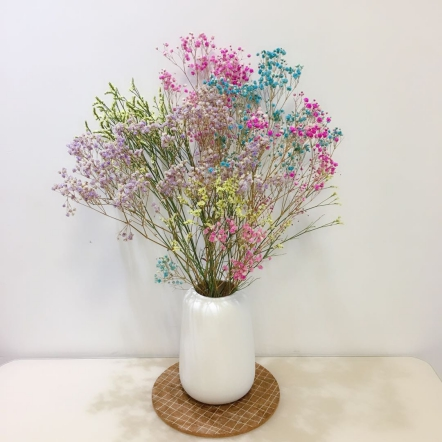
#> input picture flower.jpg, 442 x 442 px
$ python '30.Matplotlib绘制RGB图像直方图.py'
#> lines starting #> are read from the running program, lines starting #| are printed output that depends on the picture
import cv2
import sys
from matplotlib import pyplot as plt


if __name__ == '__main__':
    img = cv2.imread('flower.jpg')
#> img is the input picture: shape (442, 442, 3); mean B, G, R 190.5, 198.3, 205.4
    if img is None:
        print('Failed to read img')
        sys.exit()
    color = ('b', 'g', 'r')
    for i, col in enumerate(color):
        hist_item = cv2.calcHist([img], [i], None, [256], [0, 256])
        print(hist_item.shape)
        plt.plot(hist_item, color=col)
    cv2.imshow('img', img)
    plt.show()
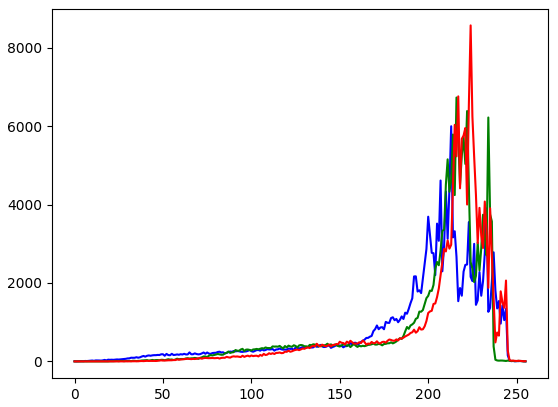
#> figure drawn by matplotlib, 1 panel; curve peaks at x = 213, y = 5997; curve peaks at x = 216, y = 6730; curve peaks at x = 224, y = 8569
    cv2.waitKey(0)
    cv2.destroyAllWindows()

$ run again, with ColorSaltPepperImage.jpg copied over flower.jpg
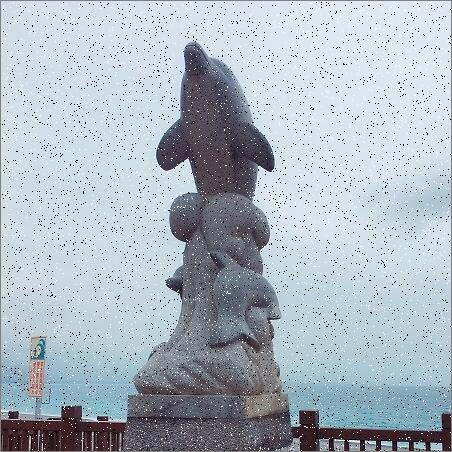
#> input picture ColorSaltPepperImage.jpg, 452 x 452 px
#> img is the input picture: shape (452, 452, 3); mean B, G, R 192.2, 182.3, 170.6
#> `plt.show()`:
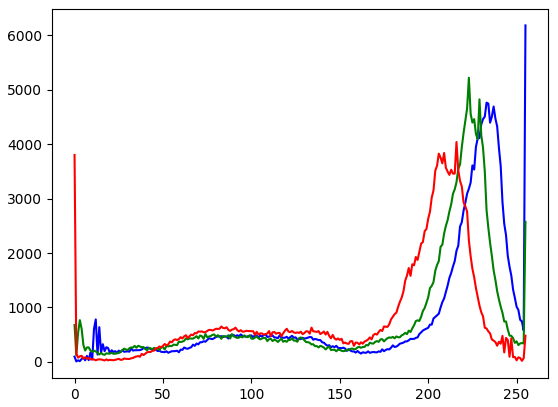
#> figure drawn by matplotlib, 1 panel; curve peaks at x = 255, y = 6184; curve peaks at x = 223, y = 5222; curve peaks at x = 216, y = 4041

$ run again, with Compare_Hist_1.jpg copied over flower.jpg
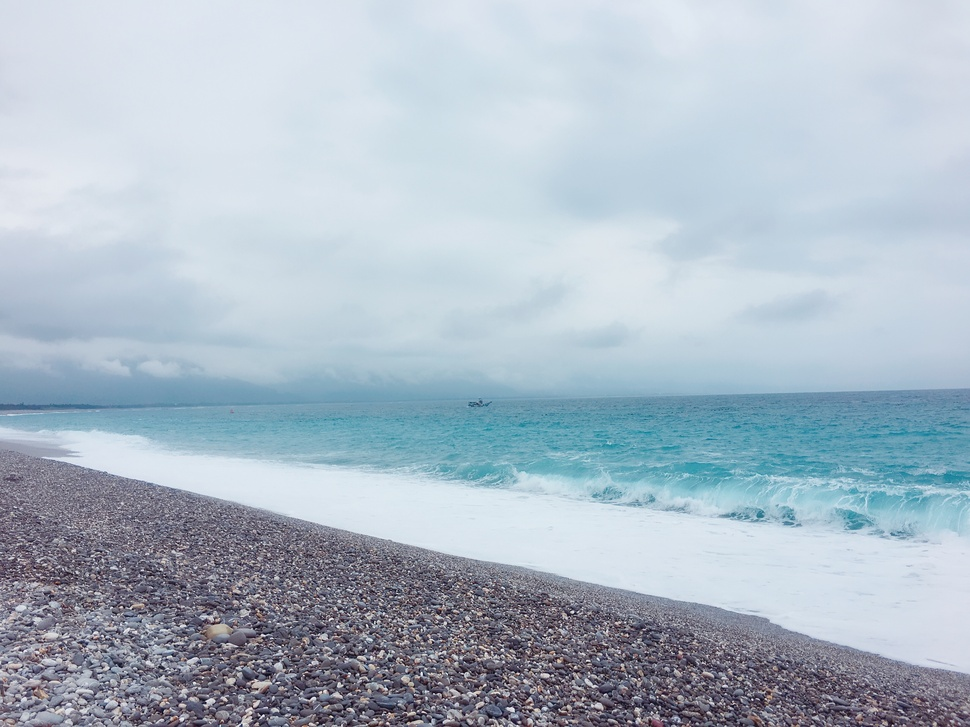
#> input picture Compare_Hist_1.jpg, 970 x 727 px, shrunk from 3264 x 2448 before the run
#> img is the input picture: shape (727, 970, 3); mean B, G, R 198.7, 186, 171.7
#> `plt.show()`:
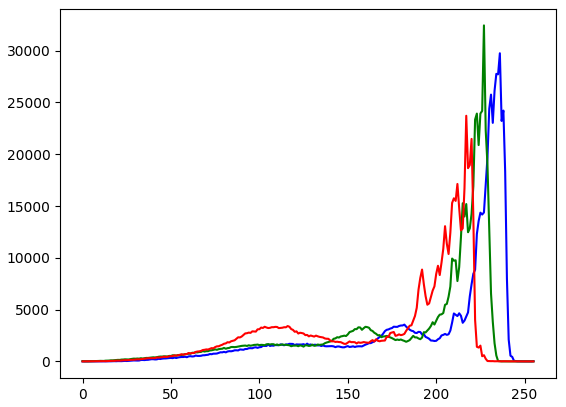
#> figure drawn by matplotlib, 1 panel; curve peaks at x = 236, y = 29751; curve peaks at x = 227, y = 32441; curve peaks at x = 217, y = 23716

$ run again, with Compare_Hist_2.jpg copied over flower.jpg
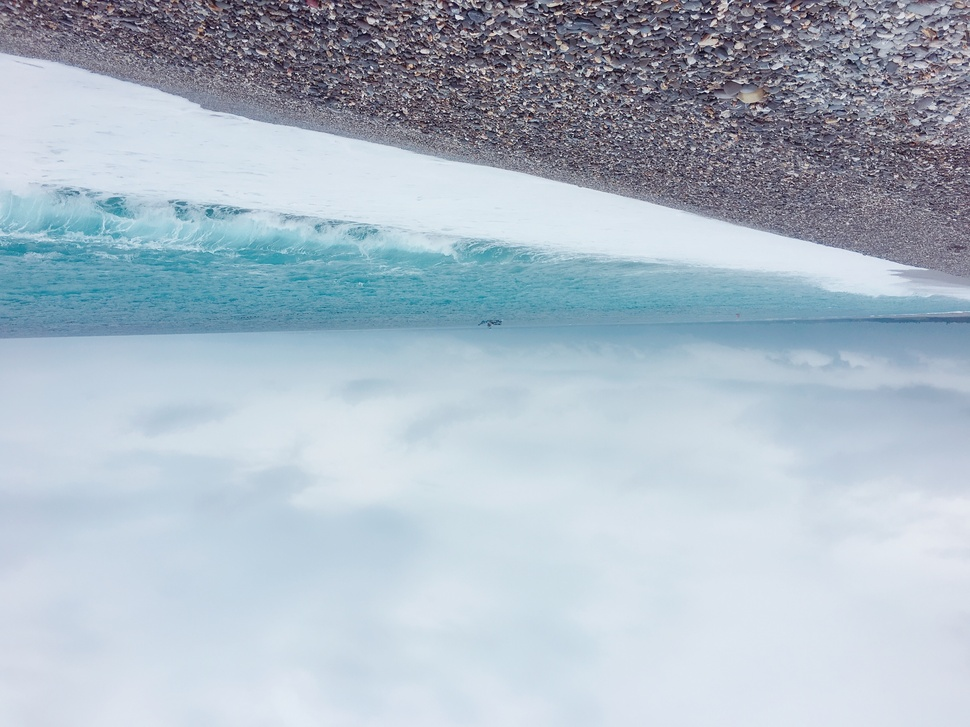
#> input picture Compare_Hist_2.jpg, 970 x 727 px, shrunk from 3264 x 2448 before the run
#> img is the input picture: shape (727, 970, 3); mean B, G, R 198.8, 186, 171.8
#> `plt.show()`:
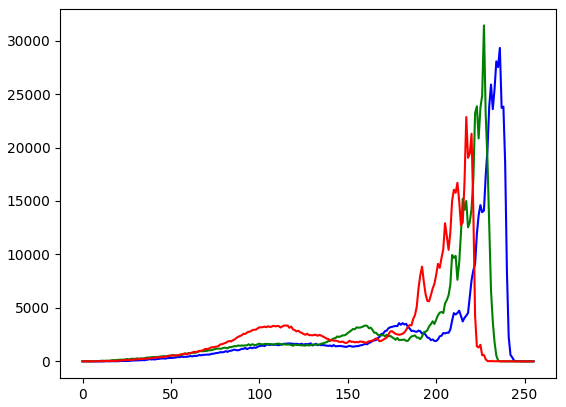
#> figure drawn by matplotlib, 1 panel; curve peaks at x = 236, y = 29312; curve peaks at x = 227, y = 31419; curve peaks at x = 217, y = 22848
